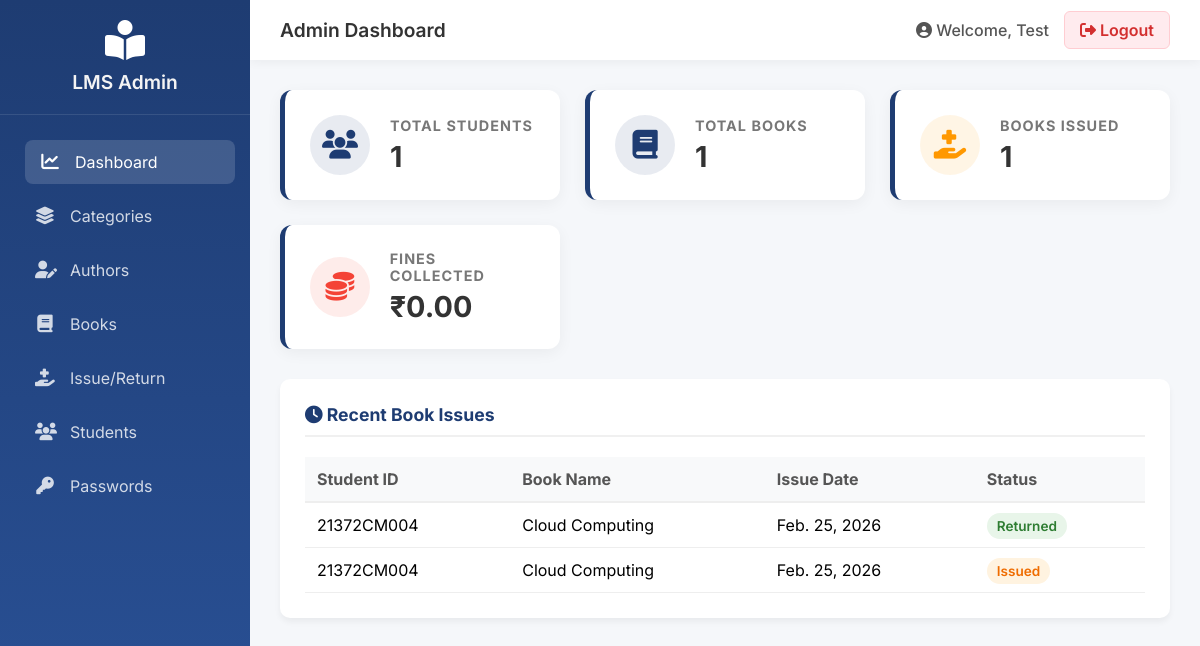
Page /admin-dashboard/ (signed in) on the committed database.
### applib/models.py (models this page shows, shortened)
class User(AbstractUser):
    ROLE_CHOICES = (
        ('admin', 'Admin'),
        ('student', 'Student'),
        ('faculty', 'Faculty'),
        ('staff', 'Staff'),
    )
    role = models.CharField(
        max_length=20,
        choices=ROLE_CHOICES,
        default='student'
    )
    identifier = models.CharField(max_length=50, unique=True, null=True, blank=True) # Used for ID/Roll No
    mobile = models.CharField(max_length=15, null=True, blank=True)
    email_verified = models.BooleanField(default=False)
    mobile_verified = models.BooleanField(default=False)

class BookIssue(models.Model):
    student = models.ForeignKey(User, on_delete=models.CASCADE)
    book = models.ForeignKey(Book, on_delete=models.CASCADE)
    issue_date = models.DateField(auto_now_add=True)
    due_date = models.DateField(null=True, blank=True)
    return_date = models.DateField(null=True, blank=True)
    returned = models.BooleanField(default=False)

class Book(models.Model):
    title = models.CharField(max_length=200)
    author = models.ForeignKey(Author, on_delete=models.CASCADE)
    category = models.ForeignKey(Category, on_delete=models.SET_NULL, null=True, blank=True)
    isbn = models.CharField(max_length=20, unique=True)
    total_copies = models.IntegerField(default=1)
    available_copies = models.IntegerField(default=1)

### applib/views.py (the view)
# urls.py: path('admin-dashboard/', views.admin_dashboard, name='admin_dashboard'),
@login_required
def admin_dashboard(request):
    if request.user.role != 'admin':
        return HttpResponse("Unauthorized", status=401)
    total_students = StudentProfile.objects.count()
    total_books = Book.objects.count()
    total_issued = BookIssue.objects.filter(returned=False).count()
    total_fines_agg = Fine.objects.aggregate(total=Sum('amount'))
    total_fines = total_fines_agg['total'] if total_fines_agg['total'] else 0.00
    recent_issues = BookIssue.objects.order_by('-issue_date')[:5]
    context = {
        'total_students': total_students,
        'total_books': total_books,
        'total_issued': total_issued,
        'total_fines': total_fines,
        'recent_issues': recent_issues
    }
    return render(request, 'admin_dashboard.html', context)

### applib/templates/admin_dashboard.html
{% extends 'base_admin.html' %}
{% block page_title %}Admin Dashboard{% endblock %}
{% block content %}
<div class="dashboard-grid">
    <div class="stat-card">
        <div class="stat-icon">
            <i class="fas fa-users"></i>
        </div>
        <div class="stat-details">
            <h3>Total Students</h3>
            <p>{{ total_students }}</p>
        </div>
    </div>
    <div class="stat-card">
        <div class="stat-icon">
            <i class="fas fa-book"></i>
        </div>
        <div class="stat-details">
            <h3>Total Books</h3>
            <p>{{ total_books }}</p>
        </div>
    </div>
    <div class="stat-card">
        <div class="stat-icon" style="color: #ff9800; background: rgba(255,152,0,0.1);">
            <i class="fas fa-hand-holding-medical"></i>
        </div>
        <div class="stat-details">
            <h3>Books Issued</h3>
            <p>{{ total_issued }}</p>
        </div>
    </div>
    <div class="stat-card">
        <div class="stat-icon" style="color: #f44336; background: rgba(244,67,54,0.1);">
            <i class="fas fa-coins"></i>
        </div>
        <div class="stat-details">
            <h3>Fines Collected</h3>
            <p>₹{{ total_fines|default:"0.00" }}</p>
        </div>
    </div>
</div>
<div class="card">
    <h2 class="card-title"><i class="fas fa-clock"></i> Recent Book Issues</h2>
    <table style="width: 100%; border-collapse: collapse; text-align: left;">
        <thead>
            <tr style="background: #f8f9fa; border-bottom: 2px solid #eee;">
                <th style="padding: 12px; color: #555;">Student ID</th>
                <th style="padding: 12px; color: #555;">Book Name</th>
                <th style="padding: 12px; color: #555;">Issue Date</th>
                <th style="padding: 12px; color: #555;">Status</th>
            </tr>
        </thead>
        <tbody>
            {% for issue in recent_issues %}
            <tr style="border-bottom: 1px solid #eee;">
                <td style="padding: 12px;">{{ issue.student.username }}</td>
                <td style="padding: 12px;">{{ issue.book.title }}</td>
                <td style="padding: 12px;">{{ issue.issue_date }}</td>
                <td style="padding: 12px;">
                    {% if issue.returned %}
                    <span
                        style="background: #e8f5e9; color: #2e7d32; padding: 5px 10px; border-radius: 20px; font-size: 0.85rem; font-weight: 600;">Returned</span>
                    {% else %}
                    <span
                        style="background: #fff3e0; color: #ef6c00; padding: 5px 10px; border-radius: 20px; font-size: 0.85rem; font-weight: 600;">Issued</span>
                    {% endif %}
                </td>
            </tr>
            {% empty %}
            <tr>
                <td colspan="4" style="padding: 15px; text-align: center; color: #777;">No recent issues found.</td>
            </tr>
            {% endfor %}
        </tbody>
    </table>
</div>
{% endblock %}

### applib/templates/base_admin.html (shortened to what this page needs)
{% load static %}
<!DOCTYPE html>
<html lang="en">
<head>
    <link rel="stylesheet" href="https://cdnjs.cloudflare.com/ajax/libs/font-awesome/6.4.0/css/all.min.css">
</head>
<body>
    <aside class="sidebar">
        <div class="sidebar-header">
            <i class="fas fa-book-reader"></i>
            <h2>LMS Admin</h2>
        </div>
        <ul class="nav-menu">
            <li class="nav-item">
                <a href="{% url 'admin_dashboard' %}"
                    class="nav-link {% if request.path == '/admin-dashboard/' %}active{% endif %}">
                    <i class="fas fa-chart-line"></i> Dashboard
                </a>
            </li>
            <li class="nav-item">
                <a href="{% url 'category_list' %}"
                    class="nav-link {% if 'category' in request.path %}active{% endif %}">
                    <i class="fas fa-layer-group"></i> Categories
                </a>
            </li>
            <li class="nav-item">
                <a href="{% url 'author_list' %}" class="nav-link {% if 'author' in request.path %}active{% endif %}">
                    <i class="fas fa-user-edit"></i> Authors
                </a>
            </li>
            <li class="nav-item">
                <a href="{% url 'book_list' %}" class="nav-link {% if 'book' in request.path %}active{% endif %}">
                    <i class="fas fa-book"></i> Books
                </a>
            </li>
            <li class="nav-item">
                <a href="{% url 'issue_list' %}" class="nav-link {% if 'issue' in request.path %}active{% endif %}">
                    <i class="fas fa-hand-holding-medical"></i> Issue/Return
                </a>
            </li>
            <li class="nav-item">
                <a href="{% url 'student_list' %}" class="nav-link {% if 'student' in request.path %}active{% endif %}">
                    <i class="fas fa-users"></i> Students
                </a>
            </li>
            <li class="nav-item">
                <a href="{% url 'admin_change_password' %}"
                    class="nav-link {% if 'password' in request.path %}active{% endif %}">
                    <i class="fas fa-key"></i> Passwords
                </a>
            </li>
        </ul>
    </aside>
    <main class="main-content">
        <header class="top-header">
            <div class="header-title">
                {% block page_title %}Dashboard{% endblock %}
            </div>
            <div class="user-profile">
                <span><i class="fas fa-user-circle"></i> Welcome, {{ user.first_name|default:user.username }}</span>
                <a href="{% url 'logout' %}" class="btn-logout"><i class="fas fa-sign-out-alt"></i> Logout</a>
            </div>
        </header>
        <section class="content-area">
            {% block content %}
            {% endblock %}
        </section>
    </main>
</body>
</html>

### applib/templates/base_admin.html (style rules this page uses)
:root { --primary: #1e3c72; --secondary: #2a5298; --accent: #4CAF50; --text-dark: #333; --text-light: #f4f4f4; --bg-light: #f5f7fa; --sidebar-width: 250px; --header-height: 60px; }
* { margin: 0; padding: 0; box-sizing: border-box; font-family: 'Inter', sans-serif; }
body { background-color: var(--bg-light); display: flex; }
.sidebar { width: var(--sidebar-width); background: linear-gradient(180deg, var(--primary), var(--secondary)); color: var(--text-light); height: 100vh; position: fixed; left: 0; top: 0; overflow-y: auto; transition: all 0.3s; z-index: 1000; }
.sidebar-header { padding: 20px; text-align: center; border-bottom: 1px solid rgba(255, 255, 255, 0.1); }
.sidebar-header h2 { font-size: 1.2rem; margin-top: 10px; font-weight: 600; }
.sidebar-header i { font-size: 2.5rem; color: #fff; }
.nav-menu { list-style: none; padding: 20px 0; }
.nav-item { padding: 5px 20px; }
.nav-link { display: flex; align-items: center; color: rgba(255, 255, 255, 0.8); text-decoration: none; padding: 12px 15px; border-radius: 8px; transition: all 0.3s; }
.nav-link i { margin-right: 15px; width: 20px; text-align: center; font-size: 1.1rem; }
.nav-link:hover, .nav-link.active { background: rgba(255, 255, 255, 0.15); color: #fff; transform: translateX(5px); }
.main-content { flex: 1; margin-left: var(--sidebar-width); min-height: 100vh; display: flex; flex-direction: column; }
.top-header { height: var(--header-height); background: #fff; box-shadow: 0 2px 10px rgba(0, 0, 0, 0.05); display: flex; justify-content: space-between; align-items: center; padding: 0 30px; position: sticky; top: 0; z-index: 999; }
.header-title { font-size: 1.2rem; color: var(--text-dark); font-weight: 600; }
.user-profile { display: flex; align-items: center; gap: 15px; }
.user-profile span { font-weight: 500; color: #555; }
.btn-logout { background: #ffebee; color: #d32f2f; border: 1px solid #ffcdd2; padding: 8px 15px; border-radius: 6px; text-decoration: none; font-weight: 600; transition: all 0.3s; }
.content-area { padding: 30px; flex: 1; }
.card { background: #fff; border-radius: 10px; box-shadow: 0 4px 6px rgba(0, 0, 0, 0.05); padding: 25px; margin-bottom: 25px; }
.card-title { font-size: 1.1rem; color: var(--primary); margin-bottom: 20px; border-bottom: 2px solid #f0f0f0; padding-bottom: 10px; }
.dashboard-grid { display: grid; grid-template-columns: repeat(auto-fit, minmax(280px, 1fr)); gap: 25px; margin-bottom: 30px; }
.stat-card { background: #fff; border-radius: 12px; padding: 25px; box-shadow: 0 4px 15px rgba(0, 0, 0, 0.05); display: flex; align-items: center; gap: 20px; transition: transform 0.3s; border-left: 5px solid var(--primary); }
.stat-icon { width: 60px; height: 60px; border-radius: 50%; background: rgba(30, 60, 114, 0.1); color: var(--primary); display: flex; align-items: center; justify-content: center; font-size: 1.8rem; }
.stat-details h3 { font-size: 0.9rem; color: #777; text-transform: uppercase; letter-spacing: 1px; margin-bottom: 5px; }
.stat-details p { font-size: 1.8rem; font-weight: 700; color: var(--text-dark); }

### rows in the picture
User: first_name "Test"
BookIssue: student.username "21372CM004", book "Cloud Computing", issue_date "Feb. 25, 2026", returned "Returned"
BookIssue: student.username "21372CM004", book "Cloud Computing", issue_date "Feb. 25, 2026", returned "Issued"

### other values in the picture
{{ total_students }} "1"
{{ total_books }} "1"
{{ total_issued }} "1"
{{ total_fines|default:"0.00" }} "0.00"
